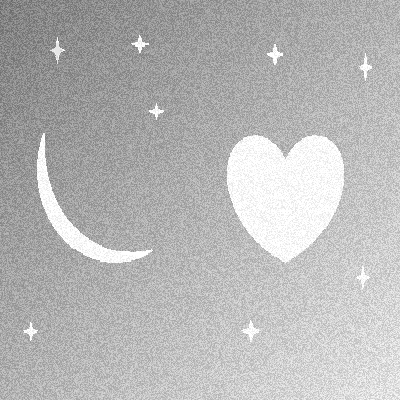
%> input picture exe/smooth/0.png, 400 x 400 px; its folder holds only this picture in this run
$ octave demo_smooth.m   (GNU Octave 9; MATLAB toolbox functions it lacks are replaced by stand-ins)
%> lines starting %> are read from the running program, lines starting %| are printed output that depends on the picture
### VisualMap.m
function VisualMap(data,Title)


data=double(data(:,:,1));
data=flipud(data);
Handle = pcolor( data );
%figure;
%set('name',title,'Numbertitle','off');
title(Title);
set( Handle , 'EdgeColor' , 'none');
caxis([min(data(:)),max(data(:))]);
colormap jet;

### exe/demo_smooth.m
close all;
index=0;
imgname=sprintf('smooth/%d.png',index);
format=imgname(length(imgname)-3:length(imgname));
 file=imgname(1:length(imgname)-4);
 outfile=strcat(file,'_denoise',format);
 radius=12;
 eps=0.05;
 thresh=0.1;
 iter=3;
command=sprintf('SGF.exe %s %s %s %d %.2f %.2f %d',imgname, imgname,outfile, radius,eps,thresh,iter);
%%%%%%for linux
%command=sprintf('./SGF %s %s %s %d %.2f %.2f %d',imgname, imgname,outfile, radius,eps,thresh,iter);
dos(command);
img=imread(imgname);
%> img is the input picture: size 400x400 uint8; min 103, max 255, mean 183.1
VisualMap(img,'input');
%> in VisualMap, `data=flipud(data);`:
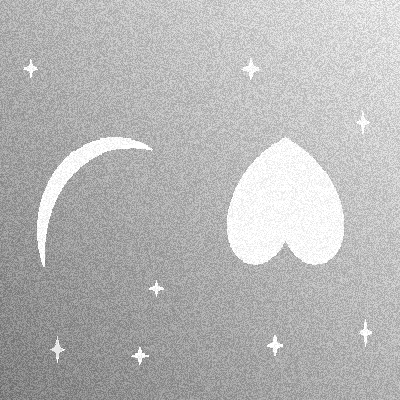
%> data: size 400x400 double; min 103, max 255, mean 183.1; mean of the top-left, top-right, bottom-left and bottom-right quarters 180.9, 208.6, 154.4, 188.4
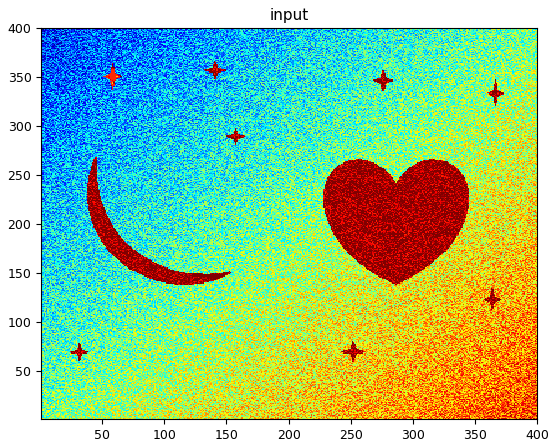
%> figure redrawn from the program's plot data
figure;
%> (the run ends here)
